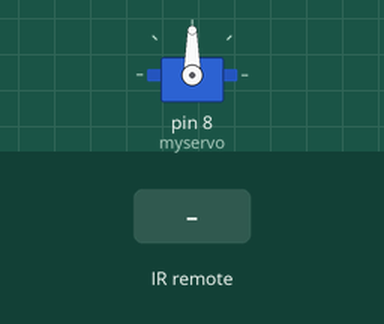
Bench run of a sketch on a simulated Arduino Uno, built with avr-gcc and run on an emulated ATmega328P. On the bench: servo. The test bench sets the inputs (shaded band).

Above: at 1.2 s.
1.3 s: infrared code 0xFF02FD received
At 1.9 s:
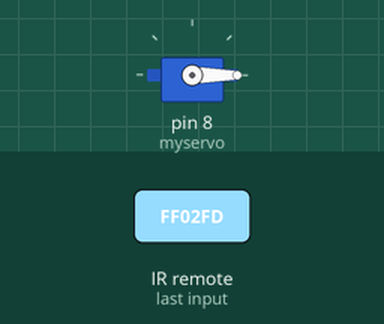
Timing chart, 0 to 4.3 s (numbered marks = the images above; inputs shaded):
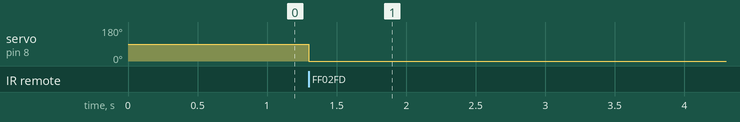

The sketch:

ir_remote_servo_motor.ino
```cpp
#include <IRremote.h>
#include <Servo.h>
int IRpin = 11;  // pin for the IR sensor
IRrecv irrecv(IRpin);
decode_results results;
Servo myservo;
void setup()
{
 Serial.begin(9600);
 irrecv.enableIRIn(); // Start the receiver
 myservo.attach(8);  // attaches the servo on pin 9 to the servo object
}
void loop()
{
 if (irrecv.decode(&results))
   {
     irrecv.resume();   // Receive the next value
   }
  if (results.value == 16712445)  // change according to your IR remote button number
    {
      myservo.write(0);
      delay(15);
    }
    if (results.value == 16720605)  // change according  to your IR remote button number
    {
      myservo.write(0);
    delay(15);
    }

}
```

Measured:
- after the input at 1.3 s, servo on pin 8 (myservo): 90° → 0° at once
